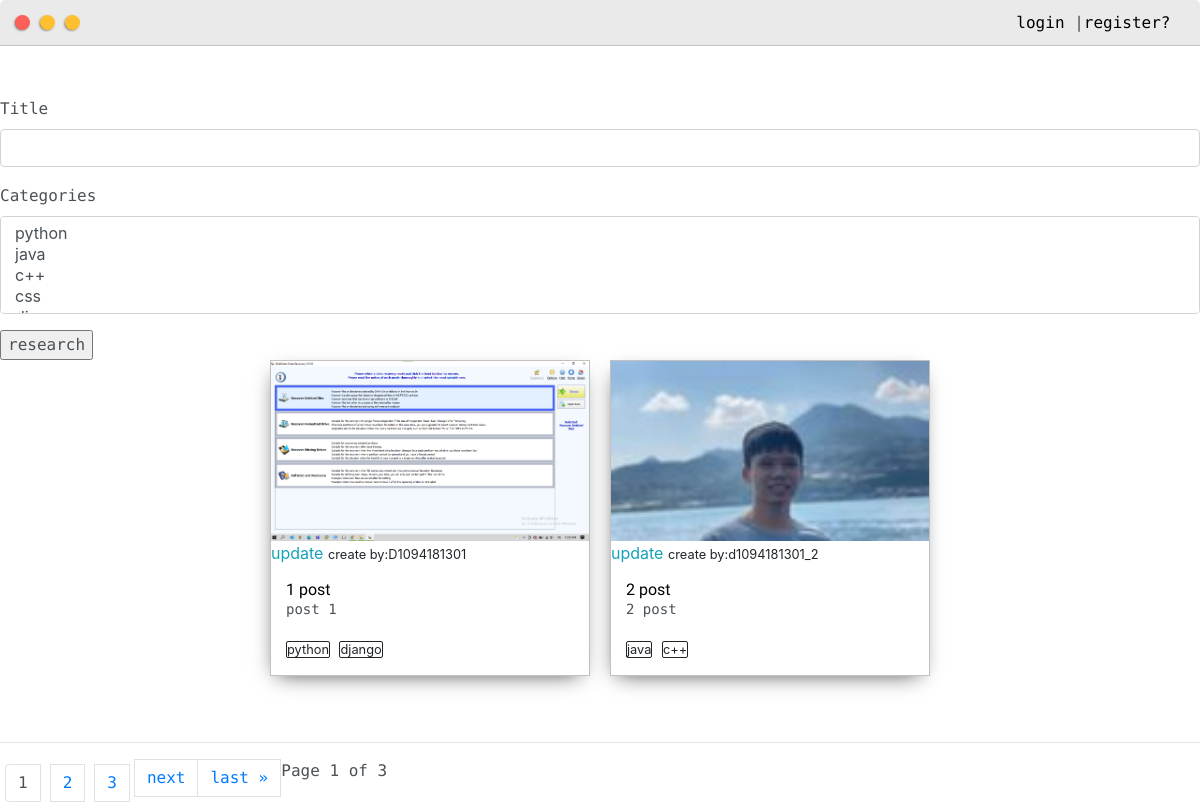
The app's page /posts/, older data.
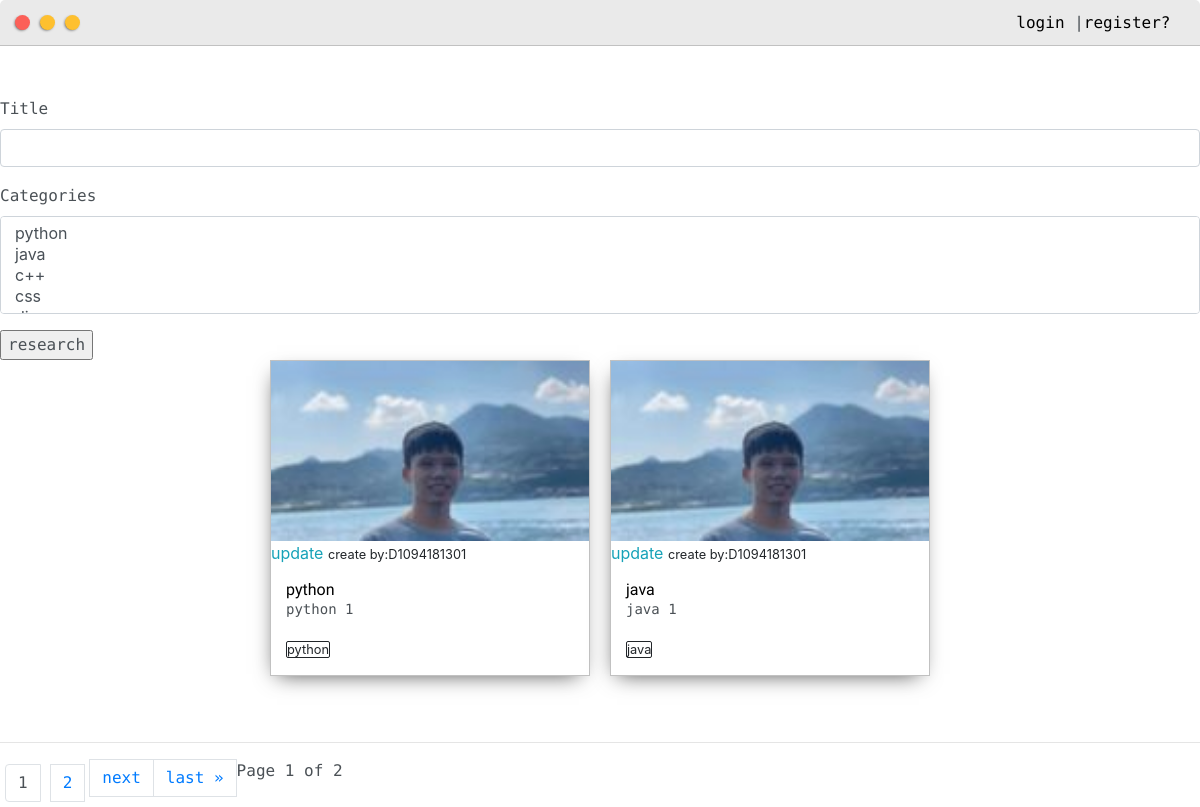
The same page, newer data.
### OurProfile/models.py (models this page shows, shortened)
class Post(models.Model):
    customer = models.ForeignKey(User,on_delete=models.CASCADE)
    images = models.ImageField(null = True,blank=True)
    title = models.CharField(max_length=200)
    body = models.TextField(max_length=500)
    date_created = models.DateTimeField(auto_now_add=True)
    categories = models.ManyToManyField(Tag,null=True)
    public = models.BooleanField(default=False)
    private = models.BooleanField(default=False)

class Tag(models.Model):
    name = models.CharField(max_length=50)
    def __str__(self):
        return self.name

### OurProfile/views.py (the view)
# urls.py: path('posts/',views.posts,name="posts"),
def posts(request):
    posts = Post.objects.all()
    filters = FiltersForms(request.GET, queryset=posts)
    posts = filters.qs
    page_number = request.GET.get('page')
    paginator = Paginator(posts, 2)
    try:
        posts = paginator.page(page_number)
    except PageNotAnInteger:
        posts = paginator.page(1)
    except EmptyPage:
        posts = paginator.page(paginator.num_pages)
    context = {'posts':posts,'filters':filters,}
    return render(request,"OurProfile/posts.html",context)

### OurProfile/templates/OurProfile/posts.html (shortened to what this page needs)
{% extends "OurProfile/layout.html" %}
{% load static %}
{% block title %}
{% load crispy_forms_tags %}
{% endblock title %}
{% block content %}
<div style="padding-top: 50px;">
    <div>
        <form id="searchform" method="get">
            {{filters.form|crispy}}
            <input type="submit" value="research">
        </form>
    </div>
    <div class="main-container">
        <div class="post-wrapper">
        {% for post in posts %}
            <div>
                <div class="post">
                    <a href="{% url 'post' post.id %}">
                        {% if post.images %}
                        <img class="thumbnail" src="{{ post.images.url }}">
                        {% else %}
                        <p>no images </p>
                        {% endif %}
                    </a>
                    <a href="{% url 'updatePost' post.id %}">update</a>
                    <small>create by:{{post.customer}}</small>
                    <div class="post-preview">
                        <h6 class="post-title">{{post.title}}</h6>
                        <p class="post-intro">{{post.body}}</p>
                        {% for categories in post.categories.all %}
                            <small style="border: solid 1px;border-radius: 2px;margin-right: 5px;">{{categories}}</small>
                        {% endfor %}
                    </div>
                </div>
            </div>
        {% endfor %}
        </div>
    </div>
    <hr>
    <div class="pagination">
        <span class="step-links">
            <div style="display: flex;">
                {% for i in posts.paginator.page_range %}
                    {% if posts.number == i%}
                        <li class="page-item" style="margin: 5px;"><a class="active page-link">{{i}}</a></li>
                    {% else %}
                        <li class="page-item" style="margin: 5px;"><a data-page="{{i}}" class="page-link" href="?page{{i}}">{{i}}</a></li>
                    {% endif %}
                {% endfor %}
                {% if posts.has_next %}
                    <li class="page-item"><a data-page="{{posts.next_page_number}}" class="page-link" href="?page={{ posts.next_page_number }}">next</a></li>
                    <li class="page-item"><a data-page="{{posts.paginator.num_pages}}" class="page-link" href="?page={{ posts.paginator.num_pages }}">last &raquo;</a></li>
                {% endif %}
            <span class="current">
                Page {{ posts.number }} of {{ posts.paginator.num_pages }}
            </span>
            </div>
        </span>
    </div>
</div>
{% endblock content %}

### OurProfile/templates/OurProfile/layout.html (shortened to what this page needs)
<!DOCTYPE html>
{% load static %}
<html lang="en">
<head>
	<link rel="stylesheet" href="https://maxcdn.bootstrapcdn.com/bootstrap/4.0.0/css/bootstrap.min.css">
    <link rel="stylesheet" href="https://cdnjs.cloudflare.com/ajax/libs/font-awesome/4.7.0/css/font-awesome.min.css">
    <link href="//maxcdn.bootstrapcdn.com/bootstrap/4.1.1/css/bootstrap.min.css" rel="stylesheet" id="bootstrap-css">
    <link rel="stylesheet" type="text/css" href="{% static 'css/layout.css' %}">
</head>
<body>
    {% include 'OurProfile/navbar.html' %}
    {% block content %}
    {% endblock content %}
</body>
</html>

### OurProfile/templates/OurProfile/navbar.html (shortened to what this page needs)
{% load static %}
<link rel="stylesheet" href="https://cdnjs.cloudflare.com/ajax/libs/font-awesome/4.7.0/css/font-awesome.min.css">
    <div class="nav-wrapper">
            <div class="dots-wrapper">
                <a href="{% url 'home' %}"><div id="dot-1" class="browser-dot"></div></a>
                <a href="{% url 'posts' %}"><div id="dot-2" class="browser-dot"></div></a>
                <a href="#"><div id="dot-2" class="browser-dot"></div></a>
            </div>
        <ul id="navigation">
            <li>
                {% if  request.user.is_authenticated %}
                    {{user}}
                    |<a href="{% url 'logout' %}">logout</a>
                {% else %}
                    <a href="{% url 'login' %}">login</a>
                    |<a href="{% url 'createuser' %}">register?</a>
                {% endif %}
            </li>
        </ul>
    </div>

### static/css/layout.css (style rules this page uses)
:root { --mainColor:#eaeaea; --secondaryColor:#fff; --borderColor:#c1c1c1; --mainText:black; --secondaryText:#4b5156; --themeDotBorder:#24292e; --previewBg:rgb(251, 249, 243, 0.8); --previewShadow:#f0ead6; --buttonColor:black; }
html, body { padding: 0; margin: 0; scroll-behavior: smooth; }
body * { transition: 0.3s; }
h1, h2, h3, h4, h5, h6, strong { color: var(--mainText); font-family: 'Russo One', sans-serif; font-weight: 500; }
p, li, span, label, input, textarea { color: var(--secondaryText); font-family: 'Roboto Mono', monospace; }
a { text-decoration: none; color:#17a2b8; }
ul { list-style: none; }
h6 { font-size: 16px; }
.main-container { width: 1200px; margin: 0 auto; }
.nav-wrapper { border-radius:5px 5px 0 0; grid-area:nav-wrapper; border-bottom: 1px solid var(--borderColor); display: flex; justify-content: space-between; align-items: center; background-color: var(--mainColor); }
#navigation a { color:var(--mainText); }
#navigation { margin:0; padding: 10px; }
#navigation li { display: inline-block; margin-right: 5px; margin-left:5px; }
.dots-wrapper { display: flex; padding: 10px; }
#dot-1 { background-color: #FC6058; }
#dot-2 { background-color: #FEC02F; }
.browser-dot { background-color: black; height: 15px; width: 15px; border-radius: 50%; margin: 5px; -webkit-box-shadow: -1px 1px 3px -1px rgba(0,0,0,0.75); -moz-box-shadow: -1px 1px 3px -1px rgba(0,0,0,0.75); box-shadow: -1px 1px 3px -1px rgba(0,0,0,0.75); }
.post-wrapper { display: grid; grid-template-columns: repeat(auto-fit, 320px); gap:20px; justify-content: center; padding-bottom: 50px; }
.post { border:1px solid var(--borderColor); -webkit-box-shadow: -2px 7px 21px -9px rgba(0,0,0,0.75); -moz-box-shadow: -2px 7px 21px -9px rgba(0,0,0,0.75); box-shadow: -2px 7px 21px -9px rgba(0,0,0,0.75); }
.thumbnail { display: block; width: 100%; height:180px; object-fit: cover; }
.post-preview { background-color: #fff; padding:15px; }
.post-title { color:black; margin: 0; }
.post-intro { color:#4b5156; font-size: 14px; }
@media screen and (max-width: 1200px) { .main-container { width: 95%; } }

Row changes from the older to the newer data that the page shows:
removed Post: images (picture), customer "D1094181301", title "1 post", body "post 1", Tag (name "python")
no longer on this page (row unchanged): Tag: name "django", shown under "D1094181301"
removed Post: images (picture), customer "d1094181301_2", title "2 post", body "2 post", Tag (name "java")
no longer on this page (row unchanged): Tag: name "c++", shown under "d1094181301_2"
added Post: images (picture), customer "D1094181301", title "python", body "python 1", Tag (name "python")
added Post: images (picture), customer "D1094181301", title "java", body "java 1", Tag (name "java")
Text that changed along with them:
{{ posts.paginator.num_pages }}: "3" → "2"
list line gone: "3"
